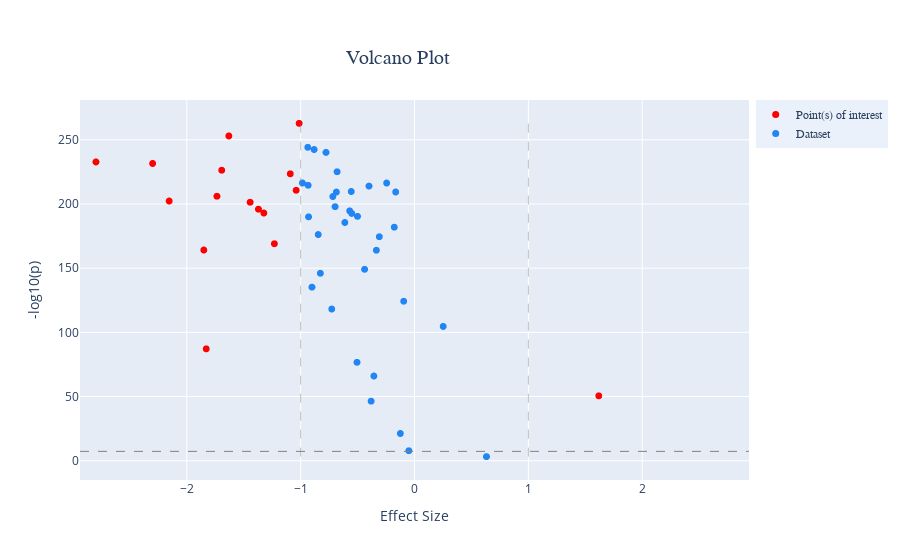

Notebook source saved alongside this figure:
### Code cell
dash_bio.VolcanoPlot(dataframe=tf_volcano, 
                point_size=7,
            )

### Figure 1 — Plotly figure (JSON) as saved in the notebook; plotly's stock layout.template omitted (floating-point values rounded to 4 significant figures)
{"data": [{"marker": {"color": "red", "size": 7}, "mode": "markers", "name": "Point(s) of interest", "text": ["SNP: <br>GENE: HALLMARK_OXIDATIVE_PHOSPHORYLATION", "SNP: <br>GENE: HALLMARK_TNFA_SIGNALING_VIA_NFKB", "SNP: <br>GENE: HALLMARK_DNA_REPAIR", "SNP: <br>GENE: HALLMARK_COMPLEMENT", "SNP: <br>GENE: HALLMARK_APOPTOSIS", "SNP: <br>GENE: HALLMARK_E2F_TARGETS", "SNP: <br>GENE: HALLMARK_UV_RESPONSE_DN", "SNP: <br>GENE: HALLMARK_ANGIOGENESIS", "SNP: <br>GENE: HALLMARK_PANCREAS_BETA_CELLS", "SNP: <br>GENE: HALLMARK_PROTEIN_SECRETION", "SNP: <br>GENE: HALLMARK_HEME_METABOLISM", "SNP: <br>GENE: HALLMARK_MITOTIC_SPINDLE", "SNP: <br>GENE: HALLMARK_KRAS_SIGNALING_UP", "SNP: <br>GENE: HALLMARK_APICAL_SURFACE", "SNP: <br>GENE: HALLMARK_APICAL_JUNCTION", "SNP: <br>GENE: HALLMARK_KRAS_SIGNALING_DN"], "type": "scattergl", "x": [1.618, -1.23, -2.155, -1.013, -1.091, -1.85, -2.3, -2.798, -1.829, -1.735, -1.323, -1.693, -1.04, -1.631, -1.371, -1.444], "y": [50.54, 169.0, 202.3, 262.8, 223.5, 164.1, 231.5, 232.7, 87.12, 206.0, 192.9, 226.3, 210.6, 253.0, 195.9, 201.3]}, {"marker": {"color": "#2186f4", "size": 7}, "mode": "markers", "name": "Dataset", "text": ["SNP: <br>GENE: HALLMARK_MTORC1_SIGNALING", "SNP: <br>GENE: HALLMARK_MYC_TARGETS_V2", "SNP: <br>GENE: HALLMARK_INTERFERON_GAMMA_RESPONSE", "SNP: <br>GENE: HALLMARK_MYC_TARGETS_V1", "SNP: <br>GENE: HALLMARK_GLYCOLYSIS", "SNP: <br>GENE: HALLMARK_UNFOLDED_PROTEIN_RESPONSE", "SNP: <br>GENE: HALLMARK_HYPOXIA", "SNP: <br>GENE: HALLMARK_EPITHELIAL_MESENCHYMAL_TRANSITION", "SNP: <br>GENE: HALLMARK_INTERFERON_ALPHA_RESPONSE", "SNP: <br>GENE: HALLMARK_XENOBIOTIC_METABOLISM", "SNP: <br>GENE: HALLMARK_REACTIVE_OXYGEN_SPECIES_PATHWAY", "SNP: <br>GENE: HALLMARK_INFLAMMATORY_RESPONSE", "SNP: <br>GENE: HALLMARK_IL6_JAK_STAT3_SIGNALING", "SNP: <br>GENE: HALLMARK_FATTY_ACID_METABOLISM", "SNP: <br>GENE: HALLMARK_UV_RESPONSE_UP", "SNP: <br>GENE: HALLMARK_ADIPOGENESIS", "SNP: <br>GENE: HALLMARK_COAGULATION", "SNP: <br>GENE: HALLMARK_PI3K_AKT_MTOR_SIGNALING", "SNP: <br>GENE: HALLMARK_HEDGEHOG_SIGNALING", "SNP: <br>GENE: HALLMARK_ALLOGRAFT_REJECTION", "SNP: <br>GENE: HALLMARK_PEROXISOME", "SNP: <br>GENE: HALLMARK_P53_PATHWAY", "SNP: <br>GENE: HALLMARK_IL2_STAT5_SIGNALING", "SNP: <br>GENE: HALLMARK_G2M_CHECKPOINT", "SNP: <br>GENE: HALLMARK_CHOLESTEROL_HOMEOSTASIS", "SNP: <br>GENE: HALLMARK_BILE_ACID_METABOLISM", "SNP: <br>GENE: HALLMARK_TGF_BETA_SIGNALING", "SNP: <br>GENE: HALLMARK_ANDROGEN_RESPONSE", "SNP: <br>GENE: HALLMARK_SPERMATOGENESIS", "SNP: <br>GENE: HALLMARK_NOTCH_SIGNALING", "SNP: <br>GENE: HALLMARK_MYOGENESIS", "SNP: <br>GENE: HALLMARK_ESTROGEN_RESPONSE_EARLY", "SNP: <br>GENE: HALLMARK_ESTROGEN_RESPONSE_LATE", "SNP: <br>GENE: HALLMARK_WNT_BETA_CATENIN_SIGNALING"], "type": "scattergl", "x": [-0.5554, -0.1776, -0.2445, -0.7172, -0.7774, -0.3996, -0.8455, -0.3567, 0.632, -0.5049, -0.5514, -0.9372, -0.686, -0.1652, -0.09497, -0.9306, -0.8268, 0.2519, -0.04965, -0.4383, -0.8817, -0.3811, -0.6974, -0.7267, -0.9006, -0.6799, -0.9842, -0.5693, -0.1243, -0.9346, -0.3089, -0.5007, -0.6117, -0.3349], "y": [209.7, 181.9, 216.3, 205.8, 240.1, 213.9, 176.2, 65.98, 3.21, 76.67, 192.6, 244.1, 209.3, 209.3, 124.2, 190.0, 146.0, 104.6, 7.808, 149.1, 242.4, 46.4, 197.9, 118.2, 135.2, 225.1, 216.3, 194.6, 21.23, 214.6, 174.5, 190.3, 185.6, 164.0]}], "layout": {"hovermode": "closest", "legend": {"bgcolor": "#ebf1fa", "font": {"family": "sans-serif"}, "x": 1.01, "yanchor": "top"}, "shapes": [{"line": {"color": "grey", "dash": "dash", "width": 0.5}, "name": "effect size min line", "type": "line", "x0": -1, "x1": -1, "xref": "x", "y0": 3.21, "y1": 262.8, "yref": "y"}, {"line": {"color": "grey", "dash": "dash", "width": 0.5}, "name": "effect size max line", "type": "line", "x0": 1, "x1": 1, "xref": "x", "y0": 3.21, "y1": 262.8, "yref": "y"}, {"line": {"color": "grey", "dash": "dash", "width": 1}, "name": "genomewide_line", "type": "line", "x0": -2.938, "x1": 2.938, "xref": "x", "y0": 7.301, "y1": 7.301, "yref": "y"}], "title": {"font": {"family": "sans-serif", "size": 20}, "text": "Volcano Plot", "x": 0.5, "xanchor": "right", "yanchor": "top"}, "xaxis": {"range": [-2.938, 2.938], "title": {"text": "Effect Size"}, "zeroline": false}, "yaxis": {"title": {"text": "-log10(p)"}, "zeroline": false}}}
